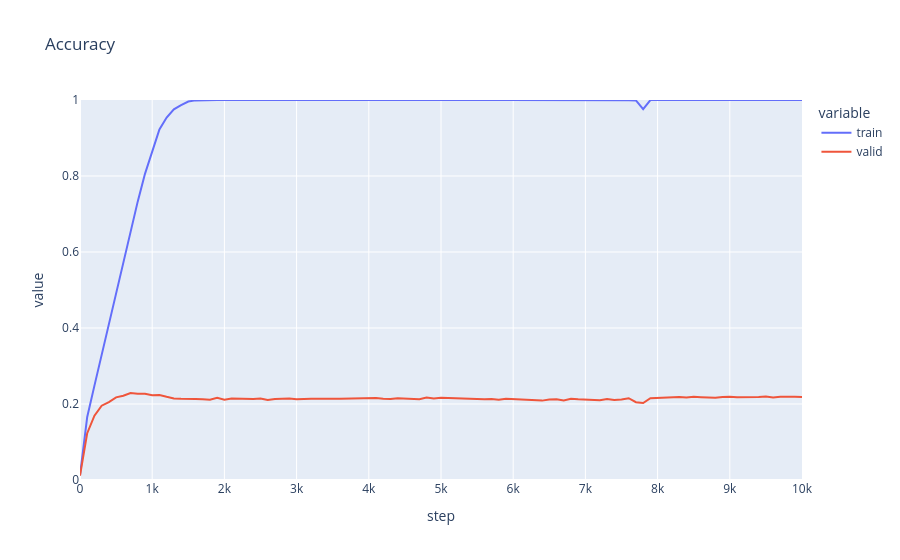

The notebook cell saved with this chart:
### Code cell
def flatten_tensors(tensor_list):
    return torch.cat([t.view(-1) for t in tensor_list])

def get_global_norm(tensor_list):
    return torch.norm(flatten_tensors(tensor_list))

keep_top_p = 0.9        # Keep top p-fraction of gradients
control_mult = 4         # Control batch is 4x larger

torch.manual_seed(0)
model = make_resnet(n_classes=n_classes, in_channels=in_channels, device=device, dtype=dtype)
optim = torch.optim.AdamW(model.parameters(), lr=lr)

accs_filter_disagreements = []

for step in tqdm.auto.trange(MAX_STEPS+1):
    # 1. Sample Batches
    batch_start_idx = (step * batch_size) % len(train_data)
    batch = train_data[batch_start_idx:batch_start_idx + batch_size]
    
    ctrl_idxs = torch.randint(0, len(train_data), (batch_size * control_mult,), device=device)
    control_batch = train_data[ctrl_idxs]

    # 2. Compute Gradients (separately)
    logits = model(batch["x"])
    loss = torch.nn.functional.cross_entropy(logits, batch["y"])
    train_grads = torch.autograd.grad(loss, model.parameters(), create_graph=False)

    ctrl_logits = model(control_batch["x"])
    ctrl_loss = torch.nn.functional.cross_entropy(ctrl_logits, control_batch["y"])
    ctrl_grads = torch.autograd.grad(ctrl_loss, model.parameters(), create_graph=False)

    # 3. Compute Alignment Scores & Threshold
    scores = [g_train * g_ctrl for g_train, g_ctrl in zip(train_grads, ctrl_grads)]
    flat_scores = flatten_tensors(scores)
    threshold = torch.quantile(flat_scores, 1 - keep_top_p)

    # 4. Filter Gradients (Store temporarily)
    filtered_grads = []
    for g_train, score in zip(train_grads, scores):
        mask = (score >= threshold).float()
        filtered_grads.append(g_train * mask)

    # Calculate the magnitude (norm) of the original raw gradients
    orig_norm = get_global_norm(train_grads)
    
    # Calculate the magnitude of the gradients after we masked 80% of them
    current_norm = get_global_norm(filtered_grads)
    
    # Calculate scaling factor (safe division)
    # If we kept 20% of grads, current_norm is likely much smaller than orig_norm.
    # We want to scale up so the update step size remains consistent.
    scale_factor = orig_norm / (current_norm + 1e-8)
    
    # 5. Assign to Model & Step
    optim.zero_grad()
    for param, f_grad in zip(model.parameters(), filtered_grads):
        # Apply the scale factor here
        param.grad = f_grad # * scale_factor #TODO
        
    optim.step()

    if step % LOG_EVERY == 0:
        curr_accs = get_accuracies(model, {"train": train_data[train_eval_idcs], "valid": valid_data})
        accs_filter_disagreements.append({"step": step, **curr_accs})
        clear_output(wait=True)
        display(plot_accuracies(x_axis="step", accs=accs_filter_disagreements, max_x_value=MAX_STEPS))
        model.train()

pd.DataFrame(accs_filter_disagreements)

### Figure 1 — Plotly figure (JSON) as saved in the notebook; plotly's stock layout.template omitted (floating-point values rounded to 4 significant figures)
{"data": [{"hovertemplate": "variable=train<br>step=%{x}<br>value=%{y}<extra></extra>", "legendgroup": "train", "line": {"color": "#636efa", "dash": "solid"}, "marker": {"symbol": "circle"}, "mode": "lines", "name": "train", "orientation": "v", "showlegend": true, "type": "scatter", "x": [0, 100, 200, 300, 400, 500, 600, 700, 800, 900, 1000, 1100, 1200, 1300, 1400, 1500, 1600, 1700, 1800, 1900, 2000, 2100, 2200, 2300, 2400, 2500, 2600, 2700, 2800, 2900, 3000, 3100, 3200, 3300, 3400, 3500, 3600, 3700, 3800, 3900, 4000, 4100, 4200, 4300, 4400, 4500, 4600, 4700, 4800, 4900, 5000, 5100, 5200, 5300, 5400, 5500, 5600, 5700, 5800, 5900, 6000, 6100, 6200, 6300, 6400, 6500, 6600, 6700, 6800, 6900, 7000, 7100, 7200, 7300, 7400, 7500, 7600, 7700, 7800, 7900, 8000, 8100, 8200, 8300, 8400, 8500, 8600, 8700, 8800, 8900, 9000, 9100, 9200, 9300, 9400, 9500, 9600, 9700, 9800, 9900, 10000], "xaxis": "x", "y": [0.0128, 0.1658, 0.2483, 0.3301, 0.4053, 0.49, 0.5687, 0.6543, 0.7332, 0.8057, 0.8671, 0.9227, 0.9537, 0.9756, 0.9868, 0.9961, 0.999, 0.9997, 0.9998, 0.9999, 0.9998, 0.9999, 0.9998, 0.9999, 0.9998, 0.9998, 0.9998, 0.9999, 0.9998, 0.9998, 0.9998, 0.9998, 0.9998, 0.9998, 0.9998, 0.9999, 0.9998, 0.9999, 0.9998, 0.9999, 0.9998, 0.9999, 0.9998, 0.9999, 0.9998, 0.9999, 0.9999, 0.9998, 0.9998, 0.9999, 0.9998, 0.9999, 0.9998, 0.9998, 0.9999, 0.9999, 0.9999, 0.9998, 0.9999, 0.9998, 0.9999, 0.9996, 0.9999, 0.9998, 0.9999, 0.9998, 0.9999, 0.9998, 0.9997, 0.9997, 0.9997, 0.9998, 0.9997, 0.9998, 0.9998, 0.9998, 0.9996, 0.9988, 0.9757, 0.9998, 0.9998, 0.9998, 0.9998, 0.9998, 0.9998, 0.9998, 0.9998, 0.9998, 0.9998, 0.9998, 0.9998, 0.9998, 0.9999, 0.9999, 0.9998, 0.9999, 0.9999, 0.9999, 0.9999, 0.9998, 0.9998], "yaxis": "y"}, {"hovertemplate": "variable=valid<br>step=%{x}<br>value=%{y}<extra></extra>", "legendgroup": "valid", "line": {"color": "#EF553B", "dash": "solid"}, "marker": {"symbol": "circle"}, "mode": "lines", "name": "valid", "orientation": "v", "showlegend": true, "type": "scatter", "x": [0, 100, 200, 300, 400, 500, 600, 700, 800, 900, 1000, 1100, 1200, 1300, 1400, 1500, 1600, 1700, 1800, 1900, 2000, 2100, 2200, 2300, 2400, 2500, 2600, 2700, 2800, 2900, 3000, 3100, 3200, 3300, 3400, 3500, 3600, 3700, 3800, 3900, 4000, 4100, 4200, 4300, 4400, 4500, 4600, 4700, 4800, 4900, 5000, 5100, 5200, 5300, 5400, 5500, 5600, 5700, 5800, 5900, 6000, 6100, 6200, 6300, 6400, 6500, 6600, 6700, 6800, 6900, 7000, 7100, 7200, 7300, 7400, 7500, 7600, 7700, 7800, 7900, 8000, 8100, 8200, 8300, 8400, 8500, 8600, 8700, 8800, 8900, 9000, 9100, 9200, 9300, 9400, 9500, 9600, 9700, 9800, 9900, 10000], "xaxis": "x", "y": [0.0114, 0.1232, 0.1692, 0.1955, 0.2051, 0.2175, 0.2219, 0.229, 0.2272, 0.2271, 0.2232, 0.2237, 0.2189, 0.2147, 0.2139, 0.2144, 0.2131, 0.2128, 0.2112, 0.2162, 0.2111, 0.2142, 0.2132, 0.2133, 0.2129, 0.2146, 0.2103, 0.2133, 0.2141, 0.2147, 0.2128, 0.2123, 0.2135, 0.2138, 0.2149, 0.2141, 0.2135, 0.2137, 0.2141, 0.2154, 0.2139, 0.2157, 0.214, 0.2133, 0.2154, 0.2144, 0.2148, 0.2127, 0.2172, 0.2144, 0.2163, 0.2158, 0.2135, 0.2145, 0.2139, 0.2121, 0.2123, 0.213, 0.211, 0.2139, 0.2128, 0.2113, 0.2118, 0.2107, 0.2089, 0.2117, 0.2128, 0.2095, 0.2135, 0.2122, 0.2116, 0.212, 0.2097, 0.2129, 0.2104, 0.2117, 0.2153, 0.2047, 0.2026, 0.2154, 0.2161, 0.2165, 0.218, 0.2184, 0.2172, 0.2191, 0.218, 0.2171, 0.2164, 0.2185, 0.2193, 0.218, 0.2179, 0.2188, 0.2185, 0.2198, 0.2174, 0.2191, 0.2182, 0.2192, 0.2187], "yaxis": "y"}], "layout": {"legend": {"title": {"text": "variable"}, "tracegroupgap": 0}, "title": {"text": "Accuracy"}, "xaxis": {"anchor": "y", "domain": [0, 1], "range": [0, 10000], "title": {"text": "step"}}, "yaxis": {"anchor": "x", "domain": [0, 1], "range": [0, 1], "title": {"text": "value"}}}}
